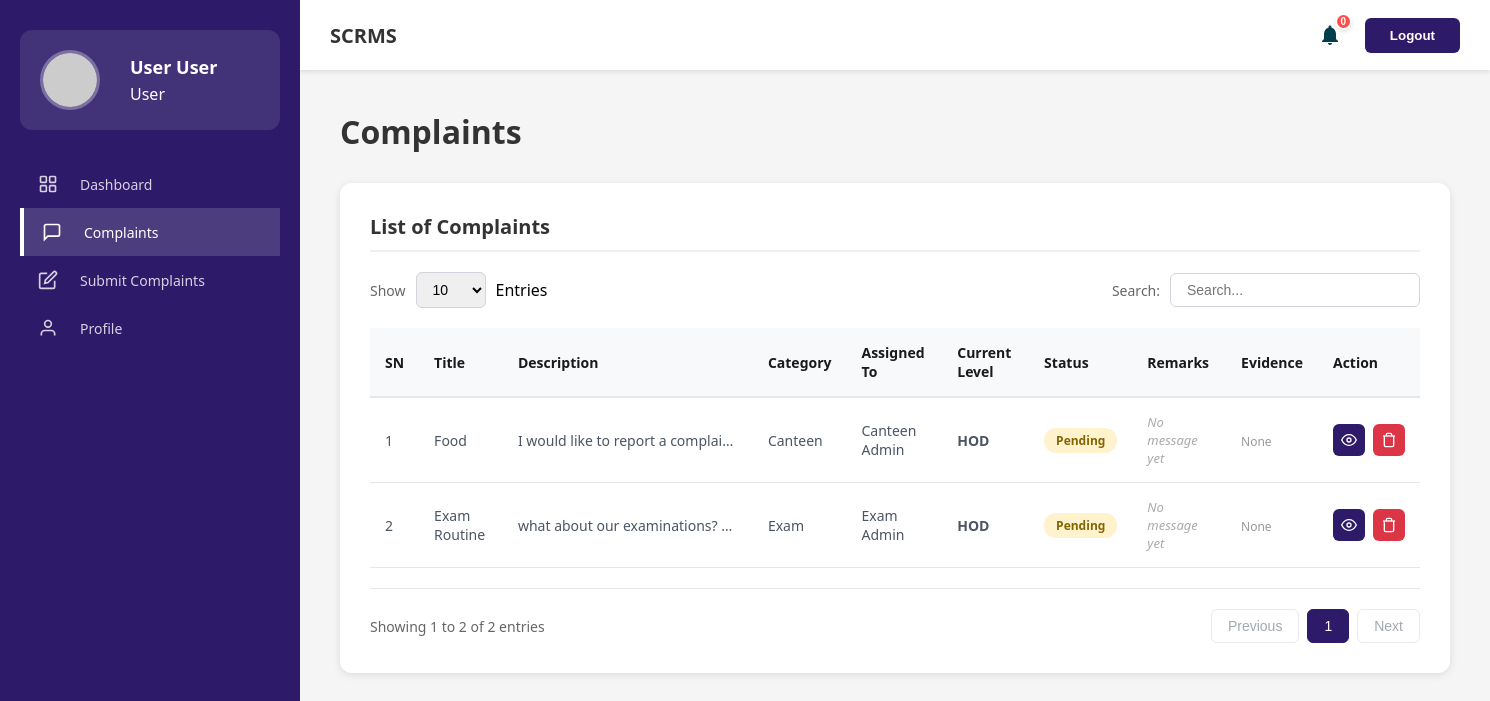
The app's page /User/user-complaints.php (signed in) with its own data.
### tables this page shows
CREATE TABLE `complaints` (
  `complaint_id` int(11) NOT NULL,
  `user_id` int(11) DEFAULT NULL,
  `category_id` int(11) DEFAULT NULL,
  `status_id` int(11) DEFAULT NULL,
  `title` varchar(255) DEFAULT NULL,
  `description` text DEFAULT NULL,
  `batch` varchar(20) DEFAULT NULL,
  `is_anonymous` tinyint(1) DEFAULT 0,
  `assigned_to` int(11) DEFAULT NULL,
  `evidence_file` longblob DEFAULT NULL,
  `incident_date` date NOT NULL,
  `created_at` timestamp NOT NULL DEFAULT current_timestamp(),
  `updated_at` timestamp NOT NULL DEFAULT current_timestamp() ON UPDATE current_timestamp(),
  `final_status_message` text DEFAULT NULL,
  `assigned_role` varchar(20) DEFAULT 'DeptAdmin'
);

CREATE TABLE `complaint_categories` (
  `category_id` int(11) NOT NULL,
  `category_name` varchar(255) DEFAULT NULL,
  `description` text DEFAULT NULL
);

CREATE TABLE `complaint_statuses` (
  `status_id` int(11) NOT NULL,
  `status_label` varchar(255) DEFAULT NULL,
  `status_message` text DEFAULT NULL
);

### User/user-complaints.php (the view, shortened to what this page needs)
<?php
require_once '../Database/db-config.php';
$userId = $_SESSION['user_id'];
$complaints = [];
$sql = "SELECT c.*, cat.category_name, s.status_label, s.status_message,
               CONCAT(u.first_name, ' ', u.last_name) as assigned_head
        FROM complaints c
        LEFT JOIN complaint_categories cat ON c.category_id = cat.category_id
        LEFT JOIN complaint_statuses s ON c.status_id = s.status_id
        LEFT JOIN users u ON u.assigned_category = c.category_id AND u.role = 'DeptAdmin'
        WHERE c.user_id = ?
        ORDER BY c.created_at DESC";
$stmt = $conn->prepare($sql);
if ($stmt) {
    $stmt->bind_param("i", $userId);
    $stmt->execute();
    $res = $stmt->get_result();
    while ($row = $res->fetch_assoc()) {
        $row['attachments'] = [];
        $complaints[] = $row;
    }
}
?>
<!DOCTYPE html>
<html lang="en">
<head>
    <link rel="stylesheet" href="../Assets/Css/admin-dashboard.css">
    <link rel="stylesheet" href="../Assets/css/user-complaints.css">
</head>
<body>
    <?php include '../Includes/header.php'; ?>
    <?php include '../Includes/sidebar.php'; ?>
    <div class="main-container">
        <main class="main-content">
            <h1 class="page-title">Complaints</h1>
            <div class="complaints-container">
                <h2 class="section-title">List of Complaints</h2>
                <div class="table-controls">
                    <div class="entries-control">
                        <label>Show</label>
                        <select id="entriesSelect">
                            <option value="10">10</option>
                        </select>
                        <span>Entries</span>
                    </div>
                    <div class="search-control">
                        <label>Search:</label>
                        <input type="text" id="searchInput" placeholder="Search...">
                    </div>
                </div>
                <div class="table-wrapper">
                    <table id="complaintsTable">
                        <thead>
                            <tr>
                                <th>SN</th>
                                <th>Title</th>
                                <th>Description</th>
                                <th>Category</th>
                                <th>Assigned To</th>
                                <th>Current Level</th>
                                <th>Status</th>
                                <th>Remarks</th>
                                <th>Evidence</th>
                                <th>Action</th>
                            </tr>
                        </thead>
                        <tbody id="tableBody">
                            <?php if (empty($complaints)): ?>
                                <tr>
                                    <td colspan="10" style="text-align: center;">You haven't submitted any complaints yet.</td>
                                </tr>
                            <?php else: ?>
                                <?php foreach ($complaints as $index => $c): ?>
                                    <tr>
                                        <td><?php echo $index + 1; ?></td>
                                        <td><?php echo htmlspecialchars($c['title']); ?></td>
                                        <td class="description-text" title="<?php echo htmlspecialchars($c['description']); ?>">
                                            <?php echo htmlspecialchars($c['description']); ?>
                                        </td>
                                        <td><?php echo htmlspecialchars($c['category_name'] ?? 'Other'); ?></td>
                                        <td>
                                            <?php
                                                $assigned = trim($c['assigned_head'] ?? '');
                                                echo !empty($assigned) ? htmlspecialchars($assigned) : '<span style="color: #999; font-style: italic;">Not Assigned</span>';
                                            ?>
                                        </td>
                                        <td>
                                            <span style="font-weight: 600; color: #4b5563;">
                                                <?php echo htmlspecialchars(trim($c['assigned_role'] ?? 'DeptAdmin')); ?>
                                            </span>
                                        </td>
                                        <td>
                                            <?php
                                            $statusClass = 'status-pending';
                                            $status = $c['status_label'] ?? 'Pending';
                                            ?>
                                            <span class="status-badge <?php echo $statusClass; ?>" title="<?php echo htmlspecialchars($c['status_message'] ?? ''); ?>">
                                                <?php echo htmlspecialchars($status); ?>
                                            </span>
                                        </td>
                                        <td style="font-size: 13px; color: #555; max-width: 250px;">
                                            <?php if (!empty($c['final_status_message'])): ?>
                                                <div style="background: #f8f9fa; padding: 8px; border-radius: 4px; border-left: 3px solid #6c757d;">
                                                    <?php echo htmlspecialchars($c['final_status_message']); ?>
                                                </div>
                                            <?php else: ?>
                                                <span style="font-style: italic; color: #aaa;">No message yet</span>
                                            <?php endif; ?>
                                        </td>
                                        <td>
                                            <?php if (!empty($c['attachments'])): ?>
                                                <div style="display: flex; flex-direction: column; gap: 2px;">
                                                    <?php foreach ($c['attachments'] as $att): ?>
                                                        <a href="../Includes/view-attachment.php?id=<?php echo $att['attachment_id']; ?>" target="_blank" style="font-size: 12px; color: #2D1B69; text-decoration: underline;">
                                                            <?php echo htmlspecialchars($att['file_name']); ?>
                                                        </a>
                                                    <?php endforeach; ?>
                                                </div>
                                            <?php else: ?>
                                                <span style="font-size: 12px; color: #999;">None</span>
                                            <?php endif; ?>
                                        </td>
                                        <td>
                                            <div class="action-buttons">
                                                <button class="action-btn view-btn" title="View Details"
                                                        data-id="<?php echo $c['complaint_id']; ?>"
                                                        data-title="<?php echo htmlspecialchars($c['title']); ?>"
                                                        data-desc="<?php echo htmlspecialchars($c['description']); ?>"
                                                        data-cat="<?php echo htmlspecialchars($c['category_name'] ?? 'Other'); ?>"
                                                        data-batch="<?php echo htmlspecialchars($c['batch'] ?? ''); ?>"
                                                        data-date="<?php echo date('M d, Y', strtotime($c['created_at'])); ?>"
                                                        data-status="<?php echo htmlspecialchars($status); ?>"
                                                        data-message="<?php echo htmlspecialchars($c['final_status_message'] ?? 'No message yet'); ?>"
                                                        data-assigned="<?php
                                                            $assigned = trim($c['assigned_head'] ?? '');
                                                            echo !empty($assigned) ? htmlspecialchars($assigned) : 'Not Assigned';
                                                        ?>"
                                                        data-level="<?php
                                                            $level = trim($c['assigned_role'] ?? 'DeptAdmin');
                                                            echo htmlspecialchars($level);
                                                        ?>">
                                                    <svg width="16" height="16" viewBox="0 0 24 24" fill="none" stroke="currentColor" stroke-width="2">
                                                        <path d="M1 12s4-8 11-8 11 8 11 8-4 8-11 8-11-8-11-8z"></path>
                                                        <circle cx="12" cy="12" r="3"></circle>
                                                    </svg>
                                                </button>
                                                <button class="action-btn delete-btn" title="Delete" data-id="<?php echo $c['complaint_id']; ?>">
                                                    <svg width="16" height="16" viewBox="0 0 24 24" fill="none" stroke="currentColor" stroke-width="2">
                                                        <polyline points="3 6 5 6 21 6"></polyline>
                                                        <path d="M19 6v14a2 2 0 0 1-2 2H7a2 2 0 0 1-2-2V6m3 0V4a2 2 0 0 1 2-2h4a2 2 0 0 1 2 2v2"></path>
                                                    </svg>
                                                </button>
                                            </div>
                                        </td>
                                    </tr>
                                <?php endforeach; ?>
                            <?php endif; ?>
                        </tbody>
                    </table>
                </div>
                <div class="table-footer">
                    <div class="entries-info" id="entriesInfo">Showing <?php echo count($complaints); ?> entries</div>
                    <div class="pagination">
                        <button class="page-btn" id="prevBtn">Previous</button>
                        <button class="page-btn active">1</button>
                        <button class="page-btn" id="nextBtn">Next</button>
                    </div>
                </div>
            </div>
        </main>
    </div>
</body>
</html>

### Assets/Css/admin-dashboard.css (style rules this page uses)
* { margin: 0; padding: 0; box-sizing: border-box; }
body { font-family: 'Segoe UI', Tahoma, Geneva, Verdana, sans-serif; background: #f5f5f5; min-height: 100vh; overflow-x: hidden; width: 100%; }
.main-container { display: flex; min-height: calc(100vh - 70px); }
.main-content { flex: 1; margin-left: 300px; padding: 40px; background: #f5f5f5; min-height: 100vh; }
.page-title { font-size: 32px; font-weight: 700; color: #1a1a1a; margin-bottom: 30px; }

### Assets/Css/user-complaints.css (style rules this page uses)
* { margin: 0; padding: 0; box-sizing: border-box; }
body { font-family: 'Segoe UI', Tahoma, Geneva, Verdana, sans-serif; background: #f5f5f5; }
.main-container { display: flex; min-height: calc(100vh - 70px); }
.main-content { flex: 1; padding: 40px; margin-left: 300px; }
.page-title { font-size: 32px; color: #333; margin-bottom: 30px; }
.complaints-container { background: white; padding: 30px; border-radius: 12px; box-shadow: 0 2px 8px rgba(0, 0, 0, 0.1); width: 100%; margin-top: 20px; }
.section-title { font-size: 20px; color: #333; margin-bottom: 20px; padding-bottom: 10px; border-bottom: 2px solid #f0f0f0; }
.table-controls { display: flex; justify-content: space-between; align-items: center; margin-bottom: 20px; flex-wrap: wrap; gap: 15px; }
.entries-control, .search-control { display: flex; align-items: center; gap: 10px; }
.entries-control label, .search-control label { font-size: 14px; color: #666; }
.entries-control select { padding: 8px 12px; border: 1px solid #d1d5db; border-radius: 6px; font-size: 14px; outline: none; cursor: pointer; }
.search-control input { padding: 8px 16px; border: 1px solid #d1d5db; border-radius: 6px; font-size: 14px; outline: none; width: 250px; transition: border-color 0.3s ease; }
.table-wrapper { overflow-x: auto; margin: 20px 0; width: 100%; max-width: 100%; }
table { width: 100%; border-collapse: collapse; font-size: 14px; }
thead { background: #f8f9fa; }
th { padding: 15px; text-align: left; font-weight: 600; color: #1a1a1a; border-bottom: 2px solid #e5e7eb; }
td { padding: 15px; border-bottom: 1px solid #e5e7eb; color: #4b5563; }
tbody tr { transition: background-color 0.2s ease; }
.description-text { max-width: 250px; white-space: nowrap; overflow: hidden; text-overflow: ellipsis; }
.status-badge { padding: 4px 12px; border-radius: 12px; font-size: 12px; font-weight: 600; display: inline-block; white-space: nowrap; }
.status-pending { background: #fff3cd; color: #856404; }
.action-buttons { display: flex; gap: 8px; }
.action-btn { padding: 8px; border: none; border-radius: 6px; cursor: pointer; transition: all 0.3s ease; display: flex; align-items: center; justify-content: center; color: white; }
.view-btn { background: #2D1B69; }
.delete-btn { background: #dc3545; }
.table-footer { display: flex; justify-content: space-between; align-items: center; margin-top: 20px; padding-top: 20px; border-top: 1px solid #e5e7eb; flex-wrap: wrap; gap: 15px; }
.entries-info { font-size: 14px; color: #666; }
.pagination { display: flex; gap: 8px; }
.page-btn { padding: 8px 16px; border: 1px solid #d1d5db; background: white; color: #4b5563; border-radius: 6px; font-size: 14px; cursor: pointer; transition: all 0.3s ease; }
.page-btn.active { background: #2D1B69; color: white; border-color: #2D1B69; }
.page-btn:disabled { opacity: 0.5; cursor: not-allowed; }

### records on screen
complaints: title "Food", description "I would like to report a complai…", category.category_name "Canteen", assigned "Canteen Admin", assigned_role "HOD", status.status_label "Pending", shows "No message yet"
complaints: title "Exam Routine", description "what about our examinations?…", category.category_name "Exam", assigned "Exam Admin", assigned_role "HOD", status.status_label "Pending", shows "No message yet"

### other values on screen
$full_name ?: 'Unknown' "User User"
$display_role "User"
